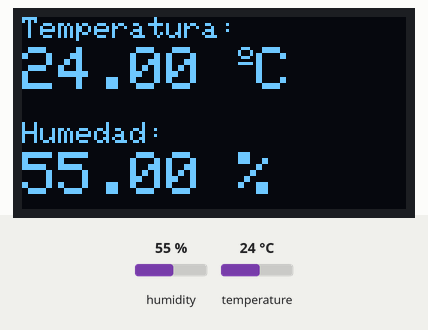
This sketch was run on a simulated Arduino Uno, built with avr-gcc and run on an emulated ATmega328P. Parts: 128×64 one-colour display. Inputs (shaded band) come from the test bench; at power-on: humidity 55 %, temperature 24 °C. What the sketch prints to the serial monitor is not drawn.

Above: at 7.6 s.
7.7 s: humidity set to 22 %
At 12.7 s:
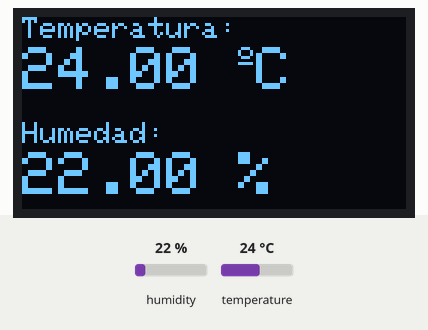
15.2 s: temperature set to 12 °C
At 18.5 s:
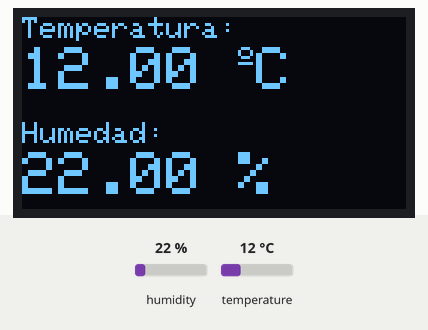
22.7 s: humidity set to 40 %
At 27.8 s:
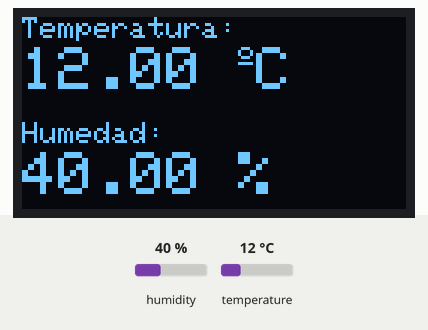
30.2 s: temperature set to 19 °C
At 33.7 s:
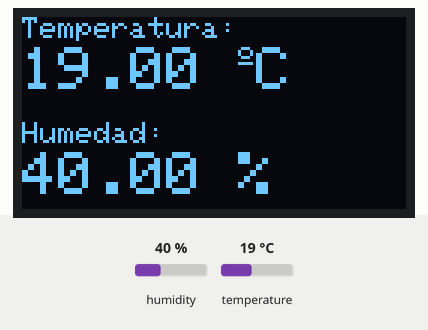
Timing chart, 0 to 35.2 s (numbered marks = the images above; inputs shaded):
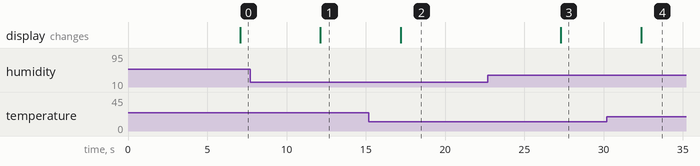

Measured:
- after the input at 7.7 s, the display: changes after 4.4 s (image 1)
- after the input at 15.2 s, the display: changes after 2.0 s (image 2)
- after the input at 22.7 s, the display: changes after 4.6 s (image 3)
- after the input at 30.2 s, the display: changes after 2.2 s (image 4)

The sketch:

ReadDHTinOLED.ino
```cpp
#include <Wire.h>                 // Librería para la comunicación I2C
#include <Adafruit_GFX.h>          // Librería gráfica para manejar displays
#include <Adafruit_SSD1306.h>      // Librería para el display OLED SSD1306
#include <Adafruit_Sensor.h>       // Librería base para sensores de Adafruit
#include <DHT.h>

#define SCREEN_WIDTH 128
#define SCREEN_HEIGHT 64

Adafruit_SSD1306 display(SCREEN_WIDTH, SCREEN_HEIGHT, &Wire, -1);

#define DHTPIN 4
#define DHTTYPE DHT11

DHT dht(DHTPIN, DHTTYPE);

void setup() {
  Serial.begin(115200);

  dht.begin();

  // Inicializar el display OLED y verificar si está conectado correctamente
  if(!display.begin(SSD1306_SWITCHCAPVCC, 0x3C)) {
    Serial.println(F("SSD1306 allocation failed"));
    for(;;);                     // Bucle infinito si falla el OLED
  }
  delay(2000);
  display.clearDisplay();
  display.setTextColor(WHITE);
}

void loop() {
  delay(5000);                     // Esperar 5 segundos entre lecturas

  // Leer temperatura y humedad desde el sensor DHT
  float t = dht.readTemperature();
  float h = dht.readHumidity();

  // Mostrar los valores de temperatura y humedad en el monitor serial
  Serial.println("Temperatura:");
  Serial.println(t);
  Serial.println("Humedad:");
  Serial.println(h);

  // Verificar si las lecturas son válidas
  if (isnan(h) || isnan(t)) {
    Serial.println("Fallo al leer datos del sensor DHT1!");
  }

  // Limpiar el display antes de actualizarlo
  display.clearDisplay();

  // Mostrar la temperatura en el display OLED
  display.setTextSize(1);
  display.setCursor(0, 0);
  display.print("Temperatura: ");
  display.setTextSize(2);
  display.setCursor(0, 10);
  display.print(t);
  display.print(" ");
  display.setTextSize(1);
  display.cp437(true);              // Habilitar el conjunto de caracteres CP437 para el símbolo de grados
  display.write(167);               // Mostrar el símbolo de grados
  display.setTextSize(2);
  display.print("C");

  // Mostrar la humedad en el display OLED
  display.setTextSize(1);
  display.setCursor(0, 35);
  display.print("Humedad: ");
  display.setTextSize(2);
  display.setCursor(0, 45);
  display.print(h);
  display.print(" %");

  display.display();
}
```
